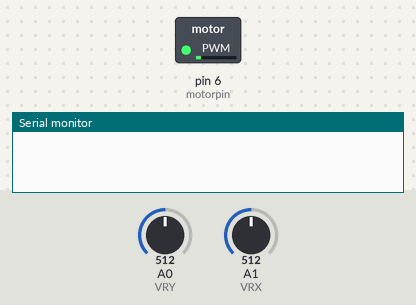
Bench run of a sketch on a simulated Arduino Uno, built with avr-gcc and run on an emulated ATmega328P. On the bench: switched loads named in the sketch (green lamp = pin HIGH), the last lines printed to the serial monitor. Inputs (shaded band) come from the test bench; at power-on: A1 (VRX) = 512, A0 (VRY) = 512.

Above: at 1.2 s.
1.3 s: A1 (VRX) set to 592
2.8 s: A1 (VRX) set to 615
At 3.05 s:
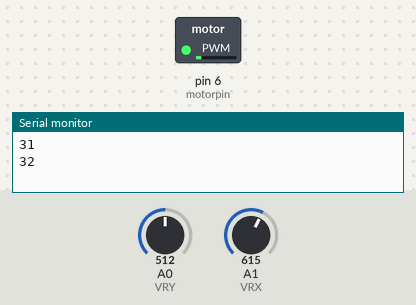
5.8 s: A1 (VRX) set to 590
At 6.4 s:
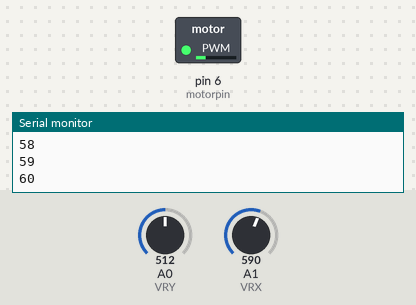
7.3 s: A1 (VRX) set to 610
At 9.15 s:
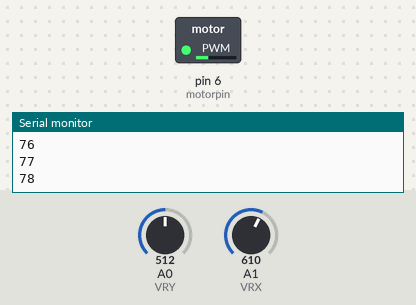
10.3 s: A1 (VRX) set to 110
At 11.0 s:
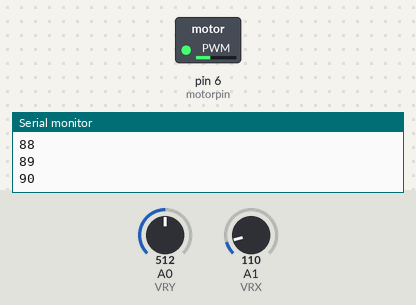
11.8 s: A1 (VRX) set to 93
At 22.0 s:
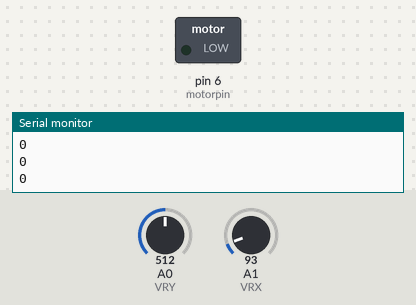
Timing chart, 0 to 22.3 s (numbered marks = the images above; inputs shaded):
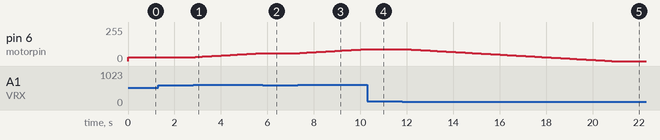

Measured:
- the behaviour switches between 100 and 99 on A1 (VRX) (found by bisection; images 4 and 5)
- after the input at 1.3 s, every drawn part: stays the same
- after the input at 2.8 s, pin 6 (motorpin): moves from 30/255 to 59/255 over 2.8 s, starting after 0.10 s
- after the input at 5.8 s, pin 6 (motorpin): goes on until 5.8 s, then stays 60/255
- after the input at 7.3 s, pin 6 (motorpin): moves from 60/255 to 89/255 over 2.8 s, starting after 0.10 s
- after the input at 10.3 s, pin 6 (motorpin): goes on until 10.3 s, then stays 90/255
- after the input at 11.8 s, pin 6 (motorpin): moves from 90/255 to 0/255 over 8.9 s, starting after 0.10 s

The sketch:

Rocker_speed.ino
```cpp
// (licence header left out)
int motorpin = 6;//Define digital interface 6 (PWM output)
int VRX = A1; //X axis of joystick connected to analog A0 input
int VRY = A0; //X axis of joystick connected to analog A1 input
int x = 0, y = 0;//Define x,y
int val = 30;//Define val

/*
* Function       setup
* @author        Jessica
* @date          2019.8.21
* @brief         Initial configuration
* @param[in]     void
* @retval        void
* @par History   no
*/
void setup()
{
  pinMode(motorpin,OUTPUT);//Define digital interface 2 as output
  pinMode(VRX, INPUT);//Define the X axis of the rocker as an analog input interface
  pinMode(VRY, INPUT);//Define the Y axis of the rocker as an analog input interface
  Serial.begin(9600);
}

/*
* Function       loop
* @author        Jessica
* @date          2019.8.21
* @brief         main function
* @param[in]     void
* @param[out]    void
* @retval        void
* @par History   no
*/
void loop()
{
  x = analogRead(VRX); //Read the analog voltage value of A0 and assign it to x
  y = analogRead(VRY); //Read the analog voltage value of A1 and assign it to y
  if(x > 600)//If rocker X is greater than 600
  {
    val = val + 1;
    delay(100);
    if(val > 100)
    {
      val=100;
    }
    Serial.println(val);
  }
  if(x < 100)
  {
    val = val - 1;
    delay(100);
    if(val < 0)
    {
      val=0;
    }
    Serial.println(val);
  }
  analogWrite(motorpin,val);
}
```
